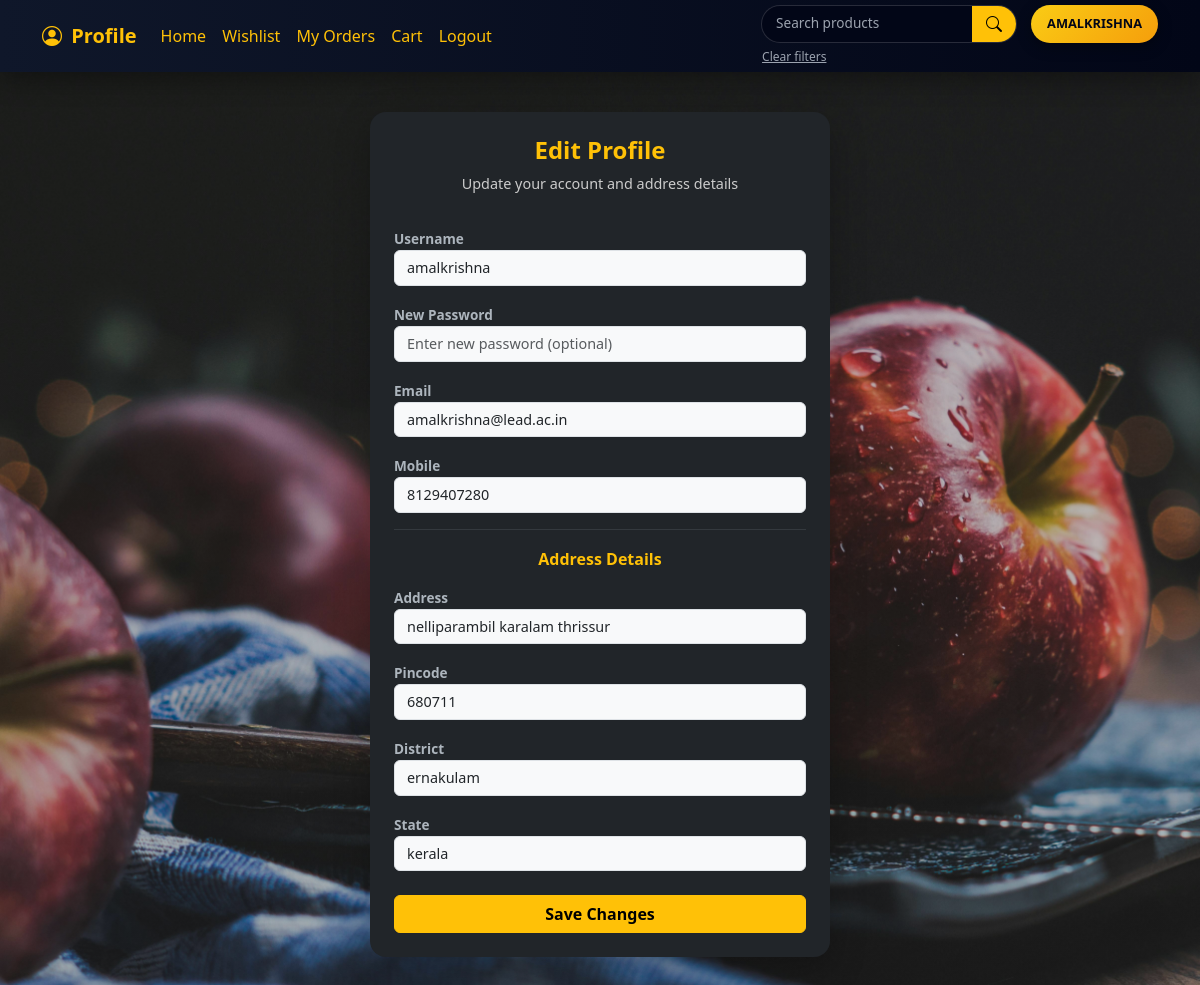
/user_edit_address/ (signed in), run on the app's committed database.
### userapp/models.py (models this page shows, shortened)
class Customerdetails(models.Model):
    mobile=models.CharField(max_length=10,unique=True)
    user=models.OneToOneField(User,on_delete=models.CASCADE)
    is_active=models.BooleanField(default=True)
    otp=models.CharField(max_length=6,null=True,blank=True)
    otp_created_at = models.DateTimeField(null=True, blank=True)
    address=models.ForeignKey(CustomerAddress,on_delete=models.CASCADE,null=True, blank=True)
    password_length = models.IntegerField(default=0)

class CustomerAddress(models.Model):
    address=models.TextField()
    pincode=models.CharField(max_length=6)
    district=models.CharField(max_length=50)
    state=models.CharField(max_length=20)

### userapp/views.py (the view, shortened to what this page needs)
# urls.py: path('user_edit_address/',views.edit_user_details,name='edit_address'),
@never_cache
@login_required
def edit_user_details(request):
    if not request.user.is_authenticated:
        return redirect('login_view')
    customer=Customerdetails.objects.get(user=request.user)
    address=customer.address
    user=request.user
    return render(request,'edit_address.html',{'address':address,'customer':customer})

### userapp/templates/edit_address.html (shortened to what this page needs)
{% extends "navbar.html" %}
{% load static %}
{% block content %}
<div class="edit-wrapper">
    <div class="card edit-card p-4 bg-dark text-light">
        <div class="text-center mb-3">
            <h4 class="edit-title">Edit Profile</h4>
            <p class="edit-subtitle">
                Update your account and address details
            </p>
        </div>
        <form method="post">
            <div class="mb-3">
                <label class="edit-label">Username</label>
                <input type="text"
                       name="username"
                       class="form-control edit-input"
                       value="{{ customer.user.username }}">
            </div>
            <div class="mb-3">
                <label class="edit-label">New Password</label>
                <input type="password"
                       name="password"
                       class="form-control edit-input"
                       placeholder="Enter new password (optional)">
            </div>
            <div class="mb-3">
                <label class="edit-label">Email</label>
                <input type="email"
                       name="email"
                       class="form-control edit-input"
                       value="{{ customer.user.email }}">
            </div>
            <div class="mb-3">
                <label class="edit-label">Mobile</label>
                <input type="text"
                       name="mobile"
                       class="form-control edit-input"
                       value="{{ customer.mobile }}">
            </div>
            <hr class="border-secondary">
            <h6 class="section-title text-center mb-3">
                Address Details
            </h6>
            <div class="mb-3">
                <label class="edit-label">Address</label>
                <input type="text"
                       name="address"
                       class="form-control edit-input"
                       value="{{ address.address }}">
            </div>
            <div class="mb-3">
                <label class="edit-label">Pincode</label>
                <input type="number"
                       name="pincode"
                       class="form-control edit-input"
                       value="{{ address.pincode }}">
            </div>
            <div class="mb-3">
                <label class="edit-label">District</label>
                <input type="text"
                       name="district"
                       class="form-control edit-input"
                       value="{{ address.district }}">
            </div>
            <div class="mb-4">
                <label class="edit-label">State</label>
                <input type="text"
                       name="state"
                       class="form-control edit-input"
                       value="{{ address.state }}">
            </div>
            <button type="submit"
                    class="btn btn-warning w-100 fw-semibold">
                Save Changes
            </button>
        </form>
    </div>
</div>
{% endblock content %}

### userapp/templates/navbar.html (shortened to what this page needs)
<!DOCTYPE html>
<html lang="en">
<head>
    <link href="https://cdn.jsdelivr.net/npm/bootstrap@5.3.8/dist/css/bootstrap.min.css" rel="stylesheet">
    <link rel="stylesheet" href="https://cdn.jsdelivr.net/npm/bootstrap-icons@1.11.1/font/bootstrap-icons.css">
</head>
<body>
<nav class="navbar navbar-expand-lg fixed-top">
    <div class="container">
        <a class="navbar-brand text-warning" href="{% url 'profile' %}">
            <i class="bi bi-person-circle me-1"></i> Profile
        </a>
        <div class="collapse navbar-collapse" id="mainNavbar">
            <ul class="navbar-nav me-auto">
                {% if user.is_authenticated %}
                <li class="nav-item">
                    <a class="nav-link" href="{% url 'user_dashboard' %}">Home</a>
                </li>
                {% else %}
                <li class="nav-item">
                    <a class="nav-link" href="{% url 'main_home' %}">Home</a>
                </li>
                {% endif %}
                <li class="nav-item">
                    <a class="nav-link" href="{% url 'view_wishlist' %}">Wishlist</a>
                </li>
                <li class="nav-item">
                    <a class="nav-link" href="{% url 'my_order' %}">My Orders</a>
                </li>
                <li class="nav-item">
                    <a class="nav-link" href="{% url 'view_cart' %}">Cart</a>
                </li>
                {% if user.is_authenticated %}
                <li class="nav-item">
                    <a class="nav-link text-danger" href="{% url 'logout_view' %}">Logout</a>
                </li>
                {% else %}
                <li class="nav-item">
                    <a class="nav-link text-danger" href="{% url 'logout_view' %}">Login</a>
                </li>
                {% endif %}
            </ul>
            <div class="navbar-right">
                <div class="search-wrap">
                    <form method="get" class="search-form">
                        <input type="text"
                               name="search"
                               class="search-input"
                               placeholder="Search products"
                               value="{{ request.GET.search }}">
                        <button type="submit" class="search-btn">
                            <i class="bi bi-search"></i>
                        </button>
                    </form>
                    <form method="get">
                        <button class="btn btn-link clear-btn">Clear filters</button>
                    </form>
                </div>
                {% if request.user.is_authenticated %}
                <span class="username-badge">
                    {{ request.user.username|upper }}
                </span>
                {% endif %}
            </div>
        </div>
    </div>
</nav>
<div class="container">
    {% block content %}{% endblock %}
</div>
</body>
</html>

### userapp/templates/navbar.html (style rules this page uses)
:root { --nav-height: 72px; --accent: #ffc107; --dark: #020617; }
body { background-color: #f4f6f9; padding-top: var(--nav-height); }
.navbar { height: var(--nav-height); background: linear-gradient(90deg, #0f172a, #020617); box-shadow: 0 8px 24px rgba(0,0,0,.35); }
.navbar-brand { font-weight: 700; font-size: 1.25rem; }
.navbar-nav .nav-link { color: var(--accent) !important; font-weight: 500; padding: 6px 14px; border-radius: 8px; transition: all .25s ease; }
.navbar-right { display: flex; align-items: flex-start; gap: 14px; }
.search-wrap { display: flex; flex-direction: column; }
.search-form { display: flex; height: 38px; border-radius: 999px; overflow: hidden; background: var(--dark); border: 1px solid rgba(255,255,255,.15); }
.search-input { width: 210px; background: transparent; border: none; color: #fff; padding: 0 14px; font-size: .85rem; }
.search-input::placeholder { color: #9ca3af; }
.search-btn { width: 44px; background: var(--accent); border: none; display: flex; align-items: center; justify-content: center; }
.clear-btn { font-size: .75rem; color: #9ca3af; padding: 0; margin-top: 2px; }
.username-badge { height: 38px; display: flex; align-items: center; padding: 0 16px; background: linear-gradient(135deg, #facc15, #f59e0b); color: #020617; border-radius: 999px; font-weight: 700; font-size: .8rem; box-shadow: 0 4px 14px rgba(0,0,0,.35); }

### data on the page
Customerdetails: username "amalkrishna", email "amalkrishna@lead.ac.in", mobile "8129407280"
CustomerAddress: address "nelliparambil karalam thrissur", pincode "680711", district "ernakulam", state "kerala"

### other printed values
{{ request.user.username|upper }} "AMALKRISHNA"
